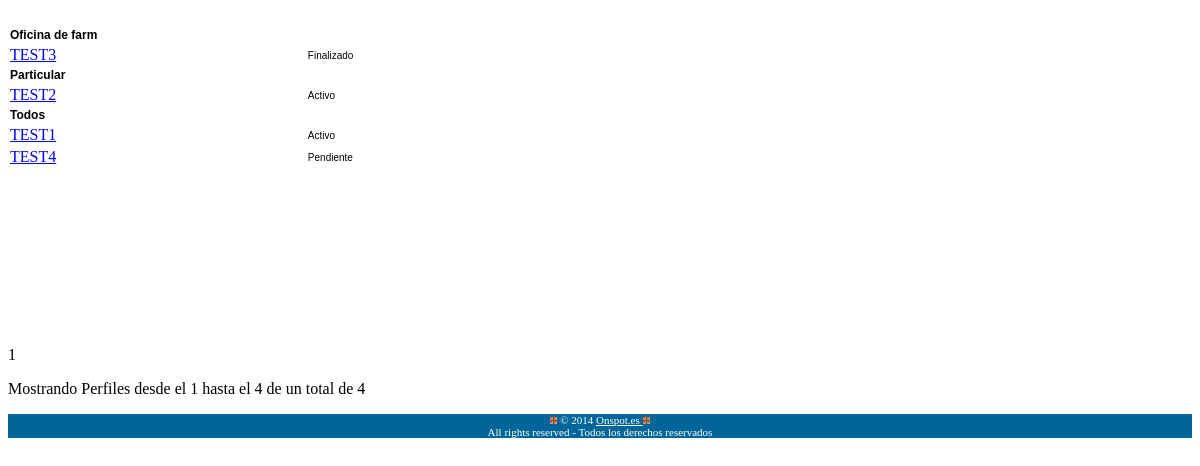
The page /ui/credit/showBonus.php (signed in) on the database its author committed.
### tables this page shows
CREATE TABLE `client_activity` (
  `cli_act_cd` char(3) NOT NULL COMMENT 'Codigo de la actividad del cliente',
  `cli_act_lang` char(2) NOT NULL COMMENT 'Codigo del idioma',
  `cli_act_nm` varchar(15) NOT NULL COMMENT 'Nombre de la actividad del cliente',
  `cli_act_grp_cd` char(3) NOT NULL COMMENT 'Codigo del grupo de la actividad del cliente',
  `cli_act_grp_nm` varchar(15) NOT NULL COMMENT 'Nombre del grupo de la actividad del cliente',
  `cli_act_date_in` datetime NOT NULL COMMENT 'Fecha de alta de la actividad ',
  `cli_act_date_out` datetime default NULL COMMENT 'Fecha de baja de la actividad',
  PRIMARY KEY  (`cli_act_cd`,`cli_act_lang`),
  KEY `fk_constraint_client_activity.cli_act_lang_on_language` (`cli_act_lang`)
);

CREATE TABLE `credit` (
  `id_credit` int(10) unsigned NOT NULL auto_increment COMMENT 'Id del bono',
  `credit_cd` char(5) NOT NULL COMMENT 'Codigo del bono',
  `credit_nm` varchar(15) NOT NULL COMMENT 'Nombre del bono',
  `credit_dsc` varchar(50) default NULL COMMENT 'Descripcion del bono',
  `credit_num` smallint(6) NOT NULL COMMENT 'Numero de creditos del bono',
  `credit_price` float NOT NULL COMMENT 'Precio sin IVA del bono',
  `credit_begin_date` datetime NOT NULL COMMENT 'Fecha de inicio de validez del bono',
  `credit_end_date` datetime default NULL COMMENT 'Fecha de fin de validez del bono',
  `credit_cli_act_cd` char(3) NOT NULL COMMENT 'Tipo de cliente al cual se ofrece el bono',
  `credit_free_flag` tinyint(1) NOT NULL COMMENT 'Indica si el bono se ofrece gratuitamente a los nuevos clientes',
  `credit_max_cli` int(10) unsigned default NULL COMMENT 'Numero maximo de clientes que pueden tener el bono',
  `credit_publish_flag` tinyint(1) NOT NULL COMMENT 'Indica si el bono se publica o no para el usuario',
  `credit_status_cd` char(1) NOT NULL COMMENT 'Codigo del estado en el cual se encuentra el bono',
  `credit_cre_user_id` int(10) unsigned NOT NULL COMMENT 'Id del usuario que creo el bono',
  `credit_mod_user_id` int(10) unsigned default NULL COMMENT 'Id del ultimo usuario que modifico el bono',
  `credit_date_in` datetime NOT NULL COMMENT 'Fecha de creacion del bono',
  `credit_date_mod` datetime default NULL COMMENT 'Fecha de ultima modificacion del bono',
  `credit_date_out` datetime default NULL COMMENT 'Fecha de finalizacion del bono',
  PRIMARY KEY  (`id_credit`),
  KEY `index_credit.credit_nm` (`credit_nm`),
  KEY `fk_constraint_credit.credit_cli_act_cd_on_client_activity` (`credit_cli_act_cd`),
  KEY `fk_constraint_credit.credit_status_cd_on_creedit_status` (`credit_status_cd`),
  KEY `fk_constraint_credit.credit_cre_user_id_on_users` (`credit_cre_user_id`),
  KEY `fk_constraint_credit.credit_mod_user_id_on_users` (`credit_mod_user_id`)
);

CREATE TABLE `credit_status` (
  `credit_status_cd` char(1) NOT NULL COMMENT 'Codigo del estado del bono',
  `credit_status_lang` char(2) NOT NULL COMMENT 'Codigo del idioma',
  `credit_status_nm` varchar(15) NOT NULL COMMENT 'Nombre del estado del bono',
  `credit_status_date_in` datetime NOT NULL COMMENT 'Fecha de creacion del estado del bono',
  `credit_status_date_out` datetime default NULL COMMENT 'Fecha de finalizacion del estado del bono',
  PRIMARY KEY  (`credit_status_cd`,`credit_status_lang`),
  KEY `fk_constraint_credit_status.credit_status_lang_on_language` (`credit_status_lang`)
);

### ui/credit/showBonus.php (the view, shortened to what this page needs)
<?php
$_sql="SELECT cli_act_nm,credit_nm,id_credit,credit_status_nm,credit.credit_status_cd AS credit_status_cd" .
		" FROM credit, client_activity, credit_status
   WHERE credit.credit_cli_act_cd=client_activity.cli_act_cd
   AND credit.credit_status_cd=credit_status.credit_status_cd
   AND credit_status.credit_status_lang='".$_SESSION[idm]."'
   AND client_activity.cli_act_lang='".$_SESSION[idm]."'
   GROUP BY cli_act_nm,credit_nm,credit_status_nm,id_credit,credit_status_cd
   ORDER BY cli_act_nm asc";
$_pagi_sql =$_sql;
$_pagi_cuantos = 20;
include("../../includes/paginador/paginator.inc.php");
include_once('../../includes/simplepage.class.php');
$obj = new simplepage();
$obj->setTitle($title);
$obj->setCSS("../../includes/style/style.css");
echo $obj->getHeader();
?>
<br>
<table cellpadding="2" cellspacing="0" border="0" width="50%" >
	<?php
	$actual=mysql_fetch_array($_pagi_result);
	$siguiente=mysql_fetch_array($_pagi_result);
	if($actual){
		echo '<tr>';
		echo '<td colspan="3" class="titulo"><b>'.$actual['cli_act_nm'].'</b></td>';
		echo '</tr>';
		echo '<tr>';
		echo '<td ><a href="../../control/credit/searchBonus.php?credito='.$actual['id_credit'].'&par=1&act='.$actual[cli_act_nm].'&status='.substr($actual[credit_status_cd],0,1).'" style="color:##FF0000">'.$actual['credit_nm'].'</a></td>';
		echo '<td class="label">'.$actual['credit_status_nm'].'</td>';
		echo '</tr>';
		while($siguiente){
			if($actual['cli_act_nm']!=$siguiente['cli_act_nm']){
				echo '<tr>';
				echo '<td colspan="3" class="titulo"><b>'.$siguiente['cli_act_nm'].'</b></td>';
				echo '</tr>';
			}
			$actual=$siguiente;
			echo '<tr>';
			echo '<td ><a href="../../control/credit/searchBonus.php?credito='.$actual['id_credit'].'&par=1&act='.$actual[cli_act_nm].'&status='.substr($actual[credit_status_cd],0,1).'" style="color:##FF0000">'.$actual['credit_nm'].'</a></td>';
			echo '<td class="label">'.$actual['credit_status_nm'].'</td>';
			echo '</tr>';
			$siguiente=mysql_fetch_array($_pagi_result);
		}
	}else{
		echo '
			<tr>
				<td><b>No se encontró ninguna conincidencia.</b></td>
			</tr>';
	}
	?>
</table>
<br><br><br><br><br><br><br><br><br>
<?php
echo "<p>" . $_pagi_navegacion . "</p>";
echo "<p>Mostrando Perfiles " . $_pagi_info . "</p>";
echo $obj->getFooter();
?>

### includes/style/style.css (style rules this page uses)
.titulo { font-family: Arial, Helvetica, sans-serif; font-weight: normal; font-size: 12px; }
.label { font-size: 10px; font-family: Arial, Helvetica, sans-serif; }

### rows shown on the page
client_activity: cli_act_nm "Oficina de farm"
credit: credit_nm "TEST3"
credit_status: credit_status_nm "Finalizado"
credit: client_activity.cli_act_nm "Particular", credit_nm "TEST2", credit_status.credit_status_nm "Activo"
credit: client_activity.cli_act_nm "Todos", credit_nm "TEST1", credit_status.credit_status_nm "Activo"
credit: credit_nm "TEST4", credit_status.credit_status_nm "Pendiente"

### other values the page prints
$_pagi_info "desde el 1 hasta el 4 de un total de 4"
DATE("Y") "2014"
